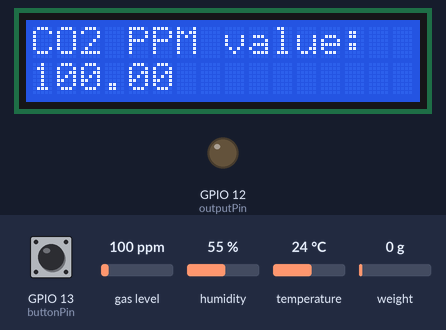
A sketch run on a simulated ESP32. Parts: 16×2 character LCD, output pins drawn as LEDs (lit = HIGH). Inputs (shaded band) come from the test bench; at power-on: gas level 100 ppm, humidity 55 %, temperature 24 °C, GPIO 13 (buttonPin) LOW, weight on the scale 0 g. WiFi joins after 1.5 s; servers stay silent unless stated; EEPROM starts erased; what the sketch prints to the serial monitor is not drawn.

Above: at 9.2 s.
9.3 s: gas level set to 20 ppm
At 21.9 s:
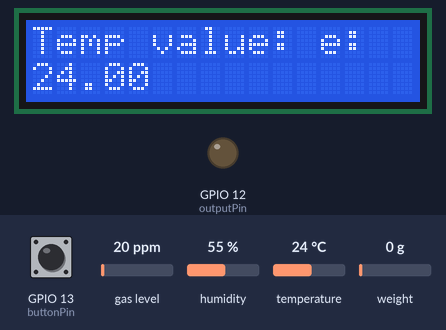
23.3 s: humidity set to 22 %
At 34.1 s:
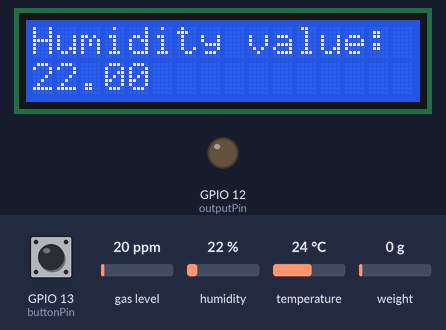
37.3 s: temperature set to 12 °C
At 41.2 s:
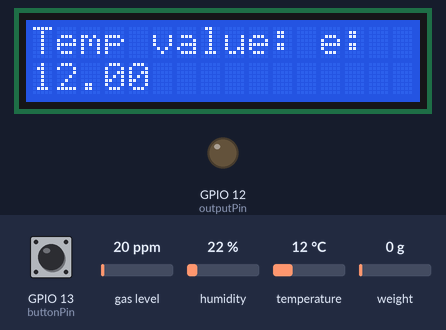
44.5 s: GPIO 13 (buttonPin) pulled HIGH for 3 s
At 46.6 s:
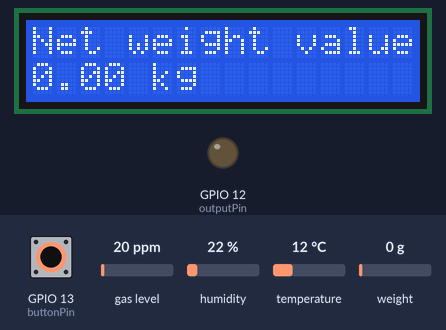
58.5 s: gas level set to 250 ppm
At 67.4 s:
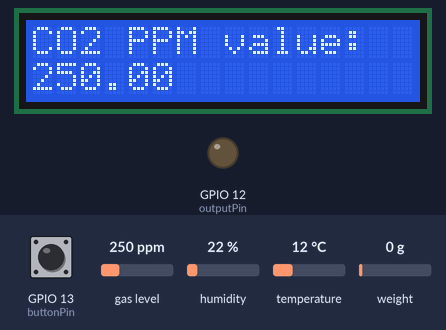
71.2 s: humidity set to 40 %
At 83.0 s:
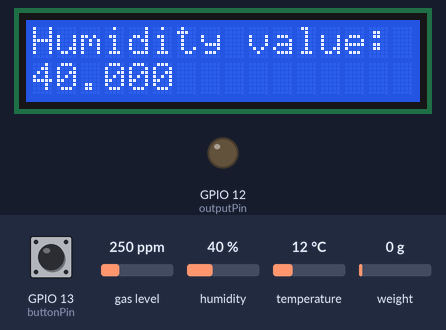
Timing chart, 0 to 84.5 s (numbered marks = the images above; inputs shaded):
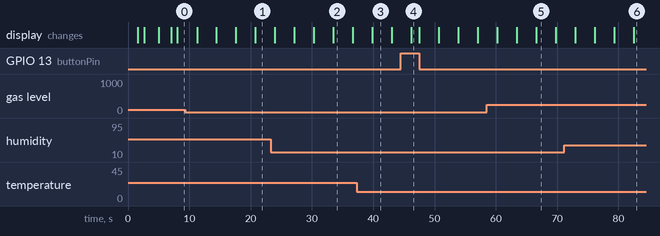

Measured:
- after the input at 44.5 s, the display: first differs from a run without the input after 1.7 s (image 4)
- what the display in image 2 shows lasts 3.2 s, from 33.5 s to 36.7 s

The sketch:

FinalCodeHardware.ino
```cpp
/////////////////////////////////////////////////////////////////////// THIS IS THE LIBRARY FOR FIREBASE ESP32 /////////////////////////////////////////////////////////////////////////////////////////////
#if defined(ESP32)
#include <WiFi.h>
#include <FirebaseESP32.h>
#elif defined(ESP8266)
#include <ESP8266WiFi.h>
#include <FirebaseESP8266.h>
#endif

//Provide the token generation process info.
#include <addons/TokenHelper.h>

//Provide the RTDB payload printing info and other helper functions.
#include <addons/RTDBHelper.h>

/* 1. Define the WiFi credentials */
#define WIFI_SSID "dlink-B8EB"
#define WIFI_PASSWORD "rvcuf68934"
/*
 *Mobile SSID: Redmi 9
 *Mobile Pass: 8tq9syrtgmtpbhr
*/
//For the following credentials, see examples/Authentications/SignInAsUser/EmailPassword/EmailPassword.ino

/* 2. Define the API Key */
#define API_KEY "AIzaSyDicz8IHyIAu4xhmjzc-f3GNIfjnx4NY44"

/* 3. Define the RTDB URL */
#define DATABASE_URL "https://agribuhaydatabase-default-rtdb.asia-southeast1.firebasedatabase.app/" //<databaseName>.firebaseio.com or <databaseName>.<region>.firebasedatabase.app

/* 4. Define the user Email and password that alreadey registerd or added in your project */
#define USER_EMAIL "is.excalibur73@gmail.com"
#define USER_PASSWORD "123123"

//Define Firebase Data object
FirebaseData fbdo;

FirebaseAuth auth;
FirebaseConfig config;

unsigned long sendDataPrevMillis = 0;

unsigned long count = 0;

/////////////////////////////////////////////////////////////////////// THIS IS THE LIBRARY FOR LCD /////////////////////////////////////////////////////////////////////////////////////////////
#include <Wire.h>
#include <LiquidCrystal_I2C.h>

// Set the LCD address to 0x27 for a 16 chars and 2 line display
//Set GPIO 21 for SDA and GPIO 22 for SCL
LiquidCrystal_I2C lcd(0x27, 16, 2);

/////////////////////////////////////////////////////////////////////// THIS IS THE LIBRARY FOR DHT11/////////////////////////////////////////////////////////////////////////////////////////////
#include "DHT.h"
#define DHTPIN 15     // Digital pin connected to the DHT sensor
#define DHTTYPE DHT11   // DHT 11
//DHT initialization
DHT dht(DHTPIN, DHTTYPE);

/////////////////////////////////////////////////////////////////////// THIS IS THE LIBRARY FOR CO2 SENSOR MQ135 /////////////////////////////////////////////////////////////////////////////////////////////
//Library for MQ135 sensor
#include <MQUnifiedsensor.h>

//Definitions
#define placa "ESP32"
#define Voltage_Resolution 5
#define pin 32 //Analog GPIO 32 of ESP32
#define type "MQ-135" //MQ135
#define ADC_Bit_Resolution 12 // For ESP32
//Declare Sensor
#define RatioMQ135CleanAir 3.6//RS / R0 = 3.6 ppm
//#define calibration_button 13 //Pin to calibrate your sensor

MQUnifiedsensor MQ135(placa, Voltage_Resolution, ADC_Bit_Resolution, pin, type);

/////////////////////////////////////////////////////////////////////// THIS IS THE LIBRARY FOR WEIGHT SENSOR HX711 /////////////////////////////////////////////////////////////////////////////////////////////
/*This is the library for the HX711*/
#include <HX711_ADC.h>

#if defined(ESP8266)|| defined(ESP32) || defined(AVR)
#include <EEPROM.h>
#endif

//pins:
const int HX711_dout = 25; //mcu > HX711 dout pin
const int HX711_sck = 26; //mcu > HX711 sck pin

//HX711 constructor:
HX711_ADC LoadCell(HX711_dout, HX711_sck);

const int calVal_eepromAdress = 0;
const int tareOffsetVal_eepromAdress = 4;
unsigned long t = 0;

//This is the pins for the button
const int buttonPin = 13; //put the button in the pin 13

const int outputPin = 12; //Uncomment this to check if the button isn't working

int buttonState = 0; //Output of the button

unsigned long previousTime = 0;

unsigned long previousTime1 = 0;

unsigned long previousTime2 = 0;

const long eventTime1 = 500;

const long eventTime2 = 5000;

double co2;

float i;

unsigned long timerWifi = 20000;

void setup() {
  // put your setup code here, to run once:
  Serial.begin(115200);

  //LCD initializations
  lcd.begin();
  lcd.backlight();

  //DHT 11 initialization
  dht.begin();

  //WiFi Initializations
  WiFi.begin(WIFI_SSID, WIFI_PASSWORD);
  Serial.print("Connecting to Wi-Fi");
  while (WiFi.status() != WL_CONNECTED)
  {
    Serial.print(".");
    delay(300);
    //If WiFi is not connected within 20sec, ESP32 restarts
    if(millis() - previousTime >= timerWifi){
      Serial.print("ESP restarting in: ");
      for(int x = 10; x < 1; x--){
        Serial.println(x);
      }
        ESP.restart();
        previousTime = millis();
    }

  }

  lcd.setCursor(0, 0);
  lcd.print("Connected with IP: ");
  lcd.setCursor(0, 1);
  lcd.println(WiFi.localIP());
  delay(1000);

  Serial.printf("Firebase Client v%s\n\n", FIREBASE_CLIENT_VERSION);

  /* Assign the api key (required) */
  config.api_key = API_KEY;

  /* Assign the user sign in credentials */
  auth.user.email = USER_EMAIL;
  auth.user.password = USER_PASSWORD;

  /* Assign the RTDB URL (required) */
  config.database_url = DATABASE_URL;

  /* Assign the callback function for the long running token generation task */
  config.token_status_callback = tokenStatusCallback; //see addons/TokenHelper.h

  //Or use legacy authenticate method
  //config.database_url = DATABASE_URL;
  //config.signer.tokens.legacy_token = "<database secret>";

  //To connect without auth in Test Mode, see Authentications/TestMode/TestMode.ino


  //////////////////////////////////////////////////////////////////////////////////////////////
  //Please make sure the device free Heap is not lower than 80 k for ESP32 and 10 k for ESP8266,
  //otherwise the SSL connection will fail.
  //////////////////////////////////////////////////////////////////////////////////////////////

  Firebase.begin(&config, &auth);

  //Comment or pass false value when WiFi reconnection will control by your code or third party library
  Firebase.reconnectWiFi(true);

  Firebase.setDoubleDigits(5);

  lcd.print("INITIALIZING....");

  Serial.println();
  Serial.println("Starting...");


  //Set math model to calculate the PPM concentration and the value of constants
  MQ135.setRegressionMethod(1); //_PPM =  a*ratio^b
  MQ135.setA(110.47); MQ135.setB(-2.862); // Configure the equation to to calculate CO2 concentration

  /*
    Exponential regression:
    GAS      | a      | b
    CO       | 605.18 | -3.937
    Alcohol  | 77.255 | -3.18
    CO2      | 110.47 | -2.862
    Toluen  | 44.947 | -3.445
    NH4      | 102.2  | -2.473
    Aceton  | 34.668 | -3.369
  */

  /*****************************  MQ Init ********************************************/
  //Remarks: Configure the pin of arduino as input.
  /************************************************************************************/
  MQ135.init();
  /*
    //If the RL value is different from 10K please assign your RL value with the following method:
    MQ135.setRL(10);
  */
  /*****************************  MQ CAlibration ********************************************/
  // Explanation:
  // In this routine the sensor will measure the resistance of the sensor supposedly before being pre-heated
  // and on clean air (Calibration conditions), setting up R0 value.
  // We recomend executing this routine only on setup in laboratory conditions.
  // This routine does not need to be executed on each restart, you can load your R0 value from eeprom.
  // Acknowledgements: https://jayconsystems.com/blog/understanding-a-gas-sensor
  Serial.print("Calibrating please wait.");
  float calcR0 = 0;
  for (int i = 1; i <= 10; i ++)
  {
    MQ135.update(); // Update data, the arduino will read the voltage from the analog pin
    calcR0 += MQ135.calibrate(RatioMQ135CleanAir);
    Serial.print(".");
  }
  MQ135.setR0(43.898);
  Serial.println("  done!.");

  if (isinf(calcR0)) {
    Serial.println("Warning: Conection issue, R0 is infinite (Open circuit detected) please check your wiring and supply");
    while (1);
  }
  if (calcR0 == 0) {
    Serial.println("Warning: Conection issue found, R0 is zero (Analog pin shorts to ground) please check your wiring and supply");
    while (1);
  }
  /*****************************  MQ CAlibration ********************************************/
  MQ135.serialDebug(true);

  //  Loadcell initialization
  LoadCell.begin();
  //LoadCell.setReverseOutput();
  float calibrationValue; // calibration value (see example file "Calibration.ino")
  calibrationValue = 696.0; // uncomment this if you want to set the calibration value in the sketch

#if defined(ESP8266)|| defined(ESP32)
  EEPROM.begin(512);
#endif

  EEPROM.get(calVal_eepromAdress, calibrationValue); // uncomment this if you want to fetch the calibration value from eeprom

  //restore the zero offset value from eeprom:
  long tare_offset = 0;
  EEPROM.get(tareOffsetVal_eepromAdress, tare_offset);
  LoadCell.setTareOffset(tare_offset);
  boolean _tare = false; //set this to false as the value has been resored from eeprom

  unsigned long stabilizingtime = 2000; // preciscion right after power-up can be improved by adding a few seconds of stabilizing time
  LoadCell.start(stabilizingtime, _tare);
  if (LoadCell.getTareTimeoutFlag()) {
    Serial.println("Timeout, check MCU>HX711 wiring and pin designations");
    while (1);
  }
  else {
    LoadCell.setCalFactor(calibrationValue); // set calibration value (float)
    Serial.println("Startup is complete");
  }

  lcd.clear();
  delay(2000);

  lcd.print("----------------");
  lcd.setCursor(2, 1);
  lcd.print("Connected...");

  delay(1000);

  lcd.clear();

  pinMode(outputPin, OUTPUT);
  pinMode(buttonPin, INPUT);

}

void loop() {
  // put your main code here, to run repeatedly:
  unsigned long currentTime = millis();

  buttonState = digitalRead(buttonPin);
  if (buttonState == HIGH) {
    if (currentTime - previousTime1 >= eventTime1) {
      getWeight();
      previousTime1 = currentTime;
    }
  } else {
    if (currentTime - previousTime2 >= eventTime2) {
      getCO2Sensor();
      getTempHumid();
      lcd.clear();
      previousTime2 = currentTime;
    }
  }
}

void getCO2Sensor() {
  const int numReadings = 10;

  int readings[numReadings];
  int readIndex = 0;
  int total = 0;
  int avg = 0;

  MQ135.update(); // Update data, the arduino will read the voltage from the analog pin
  co2 = MQ135.readSensor(); // Sensor will read PPM concentration using the model, a and b values set previously or from the setup

  Serial.print(co2);
  Serial.println(" CO2 PPM");

  lcd.setCursor(0, 0);
  lcd.print("CO2 PPM value: ");
  lcd.setCursor(0, 1);
  lcd.print(co2);
  delay(3000);

  Firebase.setFloat(fbdo, F("/Sensors/CO2_PPM"), co2);
}

void getWeight() {

  static boolean newDataReady = 0;
  const int serialPrintInterval = 500; //increase value to slow down serial print activity

  // check for new data/start next conversion:
  if (LoadCell.update()) newDataReady = true;

  // get smoothed value from the dataset:
  if (newDataReady) {
    if (millis() > t + serialPrintInterval) {
      i = LoadCell.getData();
      Serial.print("Load_cell output val: ");
      Serial.println(i);
      lcd.setCursor(0,0);
      lcd.print("Net weight value: ");
      lcd.setCursor(0, 1);
      lcd.print(abs(i / 1000));
      lcd.setCursor(4, 1);
      lcd.print(" kg");
      Firebase.setDouble(fbdo, F("/Sensors/Weight_Value"), abs(i / 1000));
      newDataReady = 0;
      t = millis();
    }
  }

  // receive command from serial terminal, send 't' to initiate tare operation:
  if (Serial.available() > 0) {
    char inByte = Serial.read();
    if (inByte == 't') refreshOffsetValueAndSaveToEEprom();
  }
}

void getTempHumid() {
  //  delay(2000);

  // Reading temperature or humidity takes about 250 milliseconds!
  // Sensor readings may also be up to 2 seconds 'old' (its a very slow sensor)
  float h = dht.readHumidity();
  // Read temperature as Celsius (the default)
  float t = dht.readTemperature();
  // Read temperature as Fahrenheit (isFahrenheit = true)
  float f = dht.readTemperature(true);

  // Check if any reads failed and exit early (to try again).
  if (isnan(h) || isnan(t) || isnan(f)) {
    Serial.println(F("Failed to read from DHT sensor!"));
    return;
  }

  Serial.print(F("Humidity: "));
  Serial.println(h);
  Serial.print(F("%  Temperature: "));
  Serial.println(t);

  lcd.setCursor(0, 0);
  lcd.print("Temp value: ");
  lcd.setCursor(0, 1);
  lcd.print(t);
  Firebase.setFloat(fbdo, F("/Sensors/Temp_Value"), t);
  delay(3000);

  lcd.setCursor(0, 0);
  lcd.print("Humidity value: ");
  lcd.setCursor(0, 1);
  lcd.print(h);
  Firebase.setFloat(fbdo, F("/Sensors/Humid_Value"), h);
  delay(3000);
}

void refreshOffsetValueAndSaveToEEprom() {
  long _offset = 0;
  Serial.println("Calculating tare offset value...");
  LoadCell.tare(); // calculate the new tare / zero offset value (blocking)
  _offset = LoadCell.getTareOffset(); // get the new tare / zero offset value
  EEPROM.put(tareOffsetVal_eepromAdress, _offset); // save the new tare / zero offset value to EEprom
#if defined(ESP8266) || defined(ESP32)
  EEPROM.commit();
#endif
  LoadCell.setTareOffset(_offset); // set value as library parameter (next restart it will be read from EEprom)
  Serial.print("New tare offset value:");
  Serial.print(_offset);
  Serial.print(", saved to EEprom adr:");
  Serial.println(tareOffsetVal_eepromAdress);
}
```
